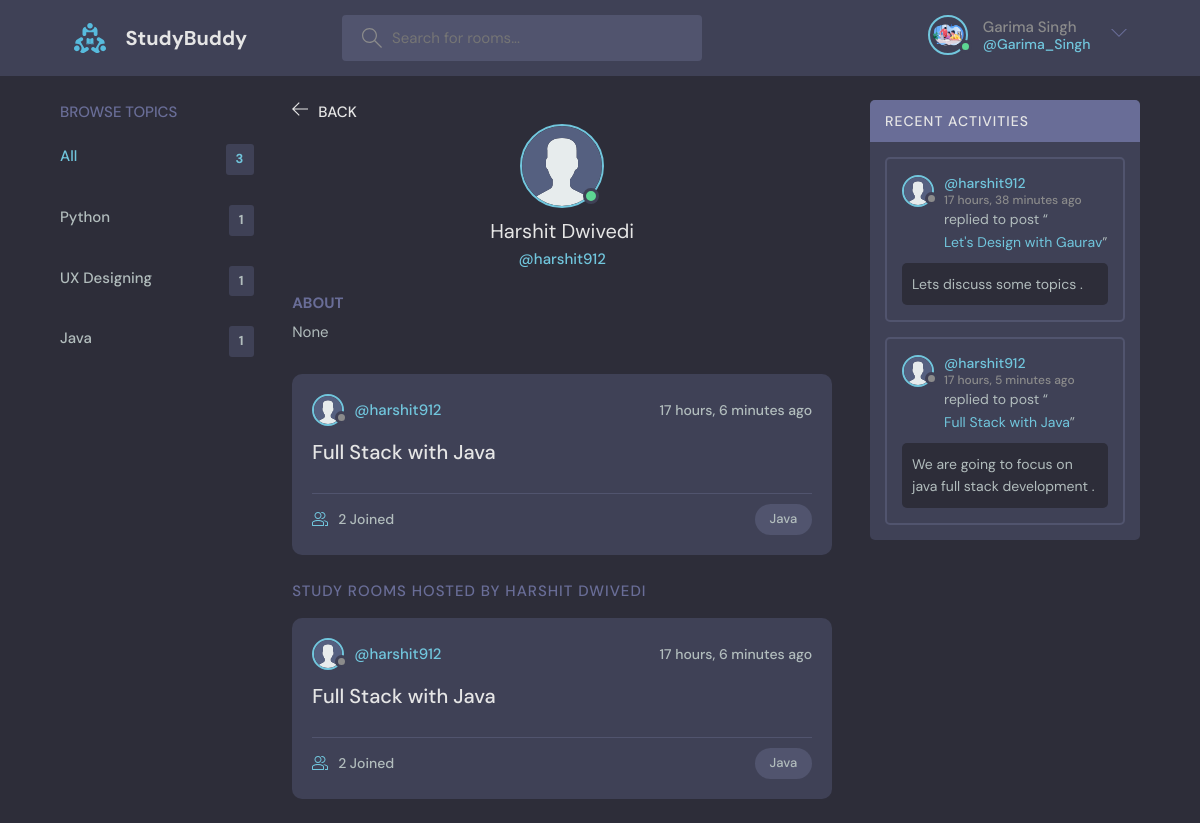
The app's page /profile/7/ (signed in) with its own data.
### base/models.py (models this page shows, shortened)
class User(AbstractUser) :
    full_name=models.CharField(max_length=250,null=True)   # with null=True , we can store null value but can not leave it blank
    username = models.CharField(max_length=200 , unique=True,null=True)
    email = models.EmailField(unique=True,null=True)
    bio = models.TextField(null=True,blank=True)
    avatar = models.ImageField(null=True , default='avatar.svg')
    USERNAME_FIELD = 'email'        # Users log in with email.
    REQUIRED_FIELDS = ['username']      # Username is still required during registration.
    def __str__(self):
        return self.username  # Ensures username is returned instead of email
    ''' When USERNAME_FIELD = 'email', Django’s authentication system expects the email for login.
        If you print request.user in the frontend, it might show the email because Django’s default __str__ method might be using USERNAME_FIELD.
        Explicitly defining __str__ to return self.username fixes this issue. '''

class Topic(models.Model):
    name= models.CharField(max_length=200)
    def __str__(self):
        return self.name

class Room(models.Model):
    host = models.ForeignKey(User, on_delete=models.CASCADE,null=True)
    topic = models.ForeignKey(Topic, on_delete=models.SET_NULL,null=True) # SET_NULL will set the topic field to NULL in database if Parent topic is deleted or topic gets deleted from Topic Model
    name = models.CharField(max_length=200)
    description = models.TextField(null=True , blank= True)
    participants = models.ManyToManyField(User,related_name='participants',blank=True)  # null=True , null has no effect on many to many
    updated = models.DateTimeField(auto_now = True)
    created = models.DateTimeField(auto_now_add=True)
    class Meta :
        ordering = ['-created']

class Message(models.Model) :
    user = models.ForeignKey(User,on_delete=models.CASCADE)
    room=models.ForeignKey(Room, on_delete=models.CASCADE)
    body = models.TextField()
    updated = models.DateTimeField(auto_now = True)
    created = models.DateTimeField(auto_now_add=True)

### base/views.py (the view)
# urls.py: path("profile/<str:pk>/", views.userProfile, name="profile"),
@login_required(login_url='login')
def userProfile(request,pk):
    user=User.objects.get(id=pk)
    rooms=user.room_set.all()
    topics=Topic.objects.all()
    room_messages=user.message_set.all()
    context={'user':user,'rooms':rooms,'room_messages':room_messages,'topics':topics}
    return render(request,'base/profile.html',context)

### base/templates/base/profile.html (shortened to what this page needs)
{% extends "base.html" %} {% block content %}
<main class="profile-page layout layout--3">
   <div class="container">
      {% include "base/topics_component.html" %}
     <div class="roomList">
      <div class="room__topLeft">
  <a href="{{request.META.HTTP_REFERER}}">
    <svg
      version="1.1"
      xmlns="http://www.w3.org/2000/svg"
      width="32"
      height="32"
      viewBox="0 0 32 32"
    >
      <title>arrow-left</title>
      <path
        d="M13.723 2.286l-13.723 13.714 13.719 13.714 1.616-1.611-10.96-10.96h27.625v-2.286h-27.625l10.965-10.965-1.616-1.607z"
      ></path>
    </svg>
  </a>
  <h3>Back</h3>
</div>
<div class="profile">
  <div class="profile__avatar">
    <div class="avatar avatar--large active">
      <img src="{{user.avatar.url}}" />
    </div>
  </div>
  <div class="profile__info">
    <h3>{{user.full_name}}</h3>
    <p>@{{user.username}}</p>
  </div>
  <div class="profile__about">
    <h3>About</h3>
    <p>
      {{user.bio}}
    </p>
  </div>
</div>
       {% include "base/feed_component.html" %}
       <div class="roomList__header">
         <div>
           <h2>Study Rooms Hosted by {{user.full_name}}</a>
           </h2>
         </div>
       </div>
       {% include "base/feed_component.html" %}
     </div>
     {% include "base/activity_component.html" %}
   </div>
 </main>
 {% endblock content %}

### templates/base.html (shortened to what this page needs)
<!DOCTYPE html>
{% load static %}
<html lang="en">
  <head>
    <link
      rel="stylesheet"
      type="text/css"
      href="{% static 'css/style.css' %}"
    />
  </head>
  <body>
    <header class="header header--loggedIn">
      <div class="container">
        <a href="{% url 'home' %}" class="header__logo">
          <img src="{% static 'images/logo.svg' %}" />
          <h1>StudyBuddy</h1>
        </a>
        <form class="header__search" action="{% url 'home' %}" method="GET">
          <label>
            <input type="text" name="q" placeholder="Search for rooms..." />
          </label>
        </form>
        <nav class="header__menu">
          {% if request.user.is_authenticated %}
          <div class="header__user">
            <a href="{% url 'profile' request.user.id %}">
              <div class="avatar avatar--medium active">
                <img src="{{request.user.avatar.url}}" />
              </div>
              <p>
                {{request.user.full_name}}
                <span>@{{request.user.username}}</span>
              </p>
            </a>
            <button class="dropdown-button">
              <svg
                version="1.1"
                xmlns="http://www.w3.org/2000/svg"
                width="32"
                height="32"
                viewBox="0 0 32 32"
              >
                <title>chevron-down</title>
                <path d="M16 21l-13-13h-3l16 16 16-16h-3l-13 13z"></path>
              </svg>
            </button>
          </div>
          {% endif %}
        </nav>
      </div>
    </header>
    {% block content %}{% endblock content %}
  </body>
</html>

### base/templates/base/topics_component.html (shortened to what this page needs)
<div class="topics">
  <div class="topics__header">
    <h2>Browse Topics</h2>
  </div>
  <ul class="topics__list">
    <li>
      <a href="{% url 'home' %}" class="active"
        >All <span>{{topics.count}}</span></a
      >
    </li>
    {% for topic in topics %}
    <li>
      <a href="{% url 'home' %}?q={{topic.name}} "
        >{{topic.name}} <span>{{topic.room_set.all.count}}</span>
      </a>
    </li>
    {% endfor %}
  </ul>
</div>

### base/templates/base/feed_component.html (shortened to what this page needs)
{% for room in rooms %}
<div class="roomListRoom">
  <div class="roomListRoom__header">
    <a href="{% url 'profile' room.host.id %}" class="roomListRoom__author">
      <div class="avatar avatar--small">
        <img src="{{room.host.avatar.url}}" />
      </div>
      <span>@{{room.host}}</span>
    </a>
    <div class="roomListRoom__actions">
      <span>{{room.created | timesince}} ago</span>
    </div>
  </div>
  <div class="roomListRoom__content">
    <a href="{% url 'room' room.id %}">{{room.name}}</a>
  </div>
  <div class="roomListRoom__meta">
    <a href="{% url 'room' room.id %}" class="roomListRoom__joined">
      {{room.participants.count}} Joined
    </a>
    <p class="roomListRoom__topic">{{room.topic}}</p>
  </div>
</div>
{% endfor %}

### base/templates/base/activity_component.html (shortened to what this page needs)
<div class="activities">
  <div class="activities__header">
    <h2>Recent Activities</h2>
  </div>
  <div class="scroll">
    {% for message in room_messages %}
    <div class="activities__box">
      <div class="activities__boxHeader roomListRoom__header">
        <a
          href="{% url 'profile' message.user.id %}"
          class="roomListRoom__author"
        >
          <div class="avatar avatar--small">
            <img src="{{message.user.avatar.url}}" />
          </div>
          <p>
            @{{message.user}}
            <span>{{message.created | timesince}} ago</span>
          </p>
        </a>
      </div>
      <div class="activities__boxContent">
        <p>
          replied to post “<a href="{% url 'room' message.room.id %}"
            >{{message.room.name}}</a
          >”
        </p>
        <div class="activities__boxRoomContent">{{message.body}}</div>
      </div>
    </div>
    {% endfor %}
  </div>
</div>

### records on screen
User: user.avatar (picture), user.full_name "Garima Singh", user.username "Garima_Singh"
Topic: name "Python", room_set.all.count "1"
Topic: name "UX Designing", room_set.all.count "1"
Topic: name "Java", room_set.all.count "1"
User: avatar (placeholder picture), full_name "Harshit Dwivedi", username "harshit912", bio "None", full_name "HARSHIT DWIVEDI"
Room: host.avatar (placeholder picture), host "harshit912", created "17 hours, 6 minutes", name "Full Stack with Java", participants.count "2", topic "Java"
Message: user.avatar (placeholder picture), user "harshit912", created "17 hours, 38 minutes", room.name "Let's Design with Gaurav", body "Lets discuss some topics ."
Message: user.avatar (placeholder picture), user "harshit912", created "17 hours, 5 minutes", room.name "Full Stack with Java", body "We are going to focus on java full stack development ."

### other values on screen
{{ topics.count }} "3"
